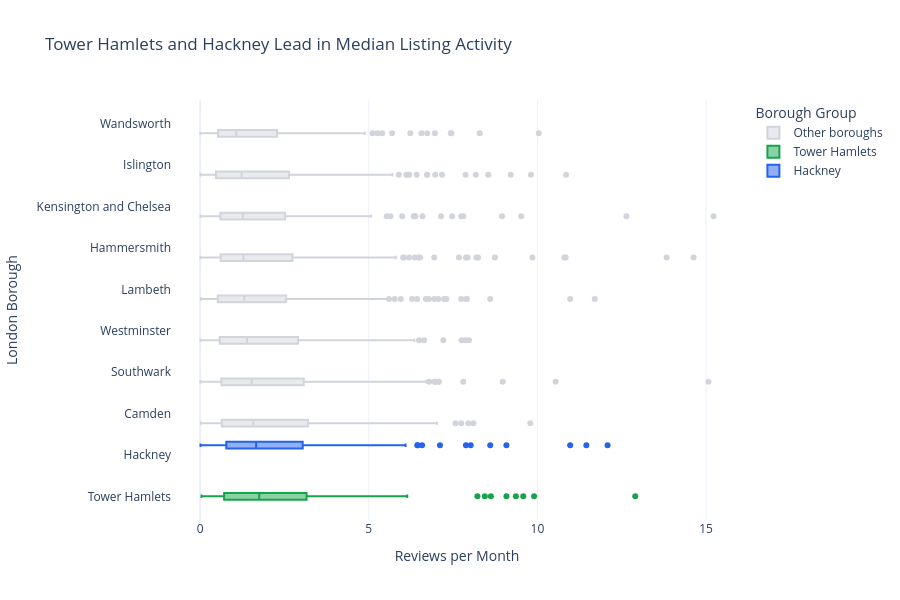

Notebook code cell kept with this figure:
### Markdown cell above
## Task 2 — Box plot: listing activity by borough

**What to build:** A **horizontal box plot** comparing listing activity (reviews per month) across London boroughs — reviews per month is a proxy for how frequently a listing is booked.

**Requirements:**
- Horizontal orientation (borough names are long)
- Sorted by median reviews per month (most active at top)
- Highlight the **two most active** boroughs in a different colour
- Outliers shown as individual points
- Insight title naming the two busiest boroughs

> 💡 Some listings have zero reviews — these are new or inactive listings. Filter them out with before plotting

### Code cell
# Task 2
# YOUR CODE HERE
# Task 2: Listing activity by London borough

# Remove listings with zero reviews per month or missing values
df_task2 = df.dropna(
    subset=["neighbourhood", "reviews_per_month"]
).copy()

df_task2 = df_task2[df_task2["reviews_per_month"] > 0]

# Calculate median activity for each borough
borough_medians = (
    df_task2.groupby("neighbourhood")["reviews_per_month"]
    .median()
    .sort_values(ascending=False)
)

# Identify the two most active boroughs
top_two = borough_medians.head(2).index.tolist()

print("Two most active boroughs:")
print(borough_medians.head(2))

# Assign meaningful colours to the top two boroughs
df_task2["activity_group"] = np.where(
    df_task2["neighbourhood"].isin(top_two),
    df_task2["neighbourhood"],
    "Other boroughs"
)

colour_map = {
    top_two[0]: "#16a34a",
    top_two[1]: "#2563eb",
    "Other boroughs": "#d1d5db"
}

# Sort boroughs by median activity, highest first
borough_order = borough_medians.index.tolist()

# Create horizontal box plot
fig = px.box(
    df_task2,
    x="reviews_per_month",
    y="neighbourhood",
    color="activity_group",
    category_orders={"neighbourhood": borough_order[::-1]},
    color_discrete_map=colour_map,
    points="outliers",
    title=(
        f"{top_two[0]} and {top_two[1]} Lead in Median "
        "Listing Activity"
    ),
    labels={
        "reviews_per_month": "Reviews per Month",
        "neighbourhood": "London Borough",
        "activity_group": "Activity Group"
    }
)

fig.update_layout(
    xaxis_title="Reviews per Month",
    yaxis_title="London Borough",
    legend_title="Borough Group",
    template="plotly_white",
    height=max(600, len(borough_order) * 22)
)

fig.show()

print("\nMedian reviews per month by borough:")
print(borough_medians.round(2))

### Figure 1 — Plotly figure (JSON) as saved in the notebook; plotly's stock layout.template omitted (floating-point values rounded to 4 significant figures; data arrays with more than 128 entries replaced by an {"elided": "..."} marker saying what was removed)
{"data": [{"alignmentgroup": "True", "boxpoints": "outliers", "hovertemplate": "Activity Group=Other boroughs<br>Reviews per Month=%{x}<br>London Borough=%{y}<extra></extra>", "legendgroup": "Other boroughs", "marker": {"color": "#d1d5db"}, "name": "Other boroughs", "notched": false, "offsetgroup": "Other boroughs", "orientation": "h", "showlegend": true, "type": "box", "x": {"elided": "1984 float values"}, "x0": " ", "xaxis": "x", "y": {"elided": "1984 str values"}, "y0": " ", "yaxis": "y"}, {"alignmentgroup": "True", "boxpoints": "outliers", "hovertemplate": "Activity Group=Tower Hamlets<br>Reviews per Month=%{x}<br>London Borough=%{y}<extra></extra>", "legendgroup": "Tower Hamlets", "marker": {"color": "#16a34a"}, "name": "Tower Hamlets", "notched": false, "offsetgroup": "Tower Hamlets", "orientation": "h", "showlegend": true, "type": "box", "x": {"elided": "259 float values"}, "x0": " ", "xaxis": "x", "y": {"elided": "259 str values"}, "y0": " ", "yaxis": "y"}, {"alignmentgroup": "True", "boxpoints": "outliers", "hovertemplate": "Activity Group=Hackney<br>Reviews per Month=%{x}<br>London Borough=%{y}<extra></extra>", "legendgroup": "Hackney", "marker": {"color": "#2563eb"}, "name": "Hackney", "notched": false, "offsetgroup": "Hackney", "orientation": "h", "showlegend": true, "type": "box", "x": {"elided": "252 float values"}, "x0": " ", "xaxis": "x", "y": {"elided": "252 str values"}, "y0": " ", "yaxis": "y"}], "layout": {"boxmode": "group", "height": 600, "legend": {"title": {"text": "Borough Group"}, "tracegroupgap": 0}, "title": {"text": "Tower Hamlets and Hackney Lead in Median Listing Activity"}, "xaxis": {"anchor": "y", "domain": [0, 1], "title": {"text": "Reviews per Month"}}, "yaxis": {"anchor": "x", "categoryarray": ["Tower Hamlets", "Hackney", "Camden", "Southwark", "Westminster", "Lambeth", "Hammersmith", "Kensington and Chelsea", "Islington", "Wandsworth"], "categoryorder": "array", "domain": [0, 1], "title": {"text": "London Borough"}}}}
